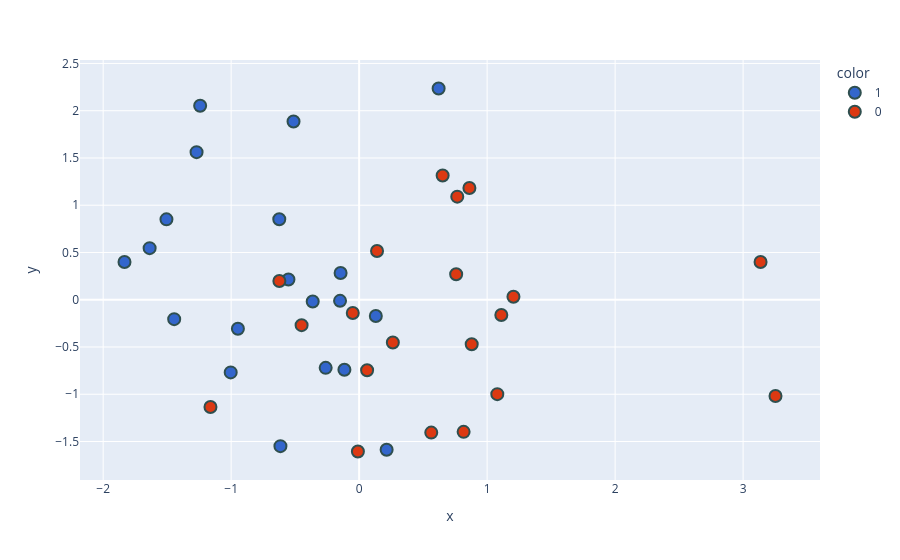

Write notebook code for a chart like this one.
### Code cell
new_df['target'] = new_df['target'].astype('str')
fig = px.scatter(x=new_df['PC1'],
                 y=new_df['PC2'],
                 color=new_df['target'],
                 color_discrete_sequence=px.colors.qualitative.G10
                )

fig.update_traces(marker=dict(size=12,
                              line=dict(width=2,
                                        color='DarkSlateGrey')),
                  selector=dict(mode='markers'))
fig.show()

### Figure 1 — Plotly figure (JSON) as saved in the notebook; plotly's stock layout.template omitted (floating-point values rounded to 4 significant figures)
{"data": [{"hovertemplate": "color=1<br>x=%{x}<br>y=%{y}<extra></extra>", "legendgroup": "1", "marker": {"color": "#3366CC", "line": {"color": "DarkSlateGrey", "width": 2}, "size": 12, "symbol": "circle"}, "mode": "markers", "name": "1", "orientation": "v", "showlegend": true, "type": "scatter", "x": [-0.1151, -0.5524, -0.3628, 0.1304, -0.624, -0.5127, -1.637, -1.27, -0.1449, -0.2615, -1.242, 0.2148, -1.445, -1.004, -0.1491, -1.833, -1.506, 0.621, -0.9472, -0.615], "xaxis": "x", "y": [-0.7403, 0.2138, -0.01837, -0.1723, 0.8516, 1.885, 0.5459, 1.562, 0.2824, -0.7206, 2.052, -1.587, -0.2052, -0.7687, -0.01151, 0.3993, 0.8504, 2.235, -0.3075, -1.549], "yaxis": "y"}, {"hovertemplate": "color=0<br>x=%{x}<br>y=%{y}<extra></extra>", "legendgroup": "0", "marker": {"color": "#DC3912", "line": {"color": "DarkSlateGrey", "width": 2}, "size": 12, "symbol": "circle"}, "mode": "markers", "name": "0", "orientation": "v", "showlegend": true, "type": "scatter", "x": [1.079, -0.009572, -0.6233, 1.206, 0.8163, 0.8616, 0.6524, 3.136, 0.1399, 1.111, 0.2633, 0.7581, 0.5635, -1.162, 0.06229, -0.4496, -0.0497, 0.8795, 0.7667, 3.253], "xaxis": "x", "y": [-0.9986, -1.606, 0.1977, 0.03185, -1.398, 1.183, 1.315, 0.3998, 0.5164, -0.1621, -0.453, 0.2704, -1.406, -1.134, -0.7458, -0.269, -0.1405, -0.4703, 1.091, -1.019], "yaxis": "y"}], "layout": {"legend": {"title": {"text": "color"}, "tracegroupgap": 0}, "margin": {"t": 60}, "xaxis": {"anchor": "y", "domain": [0, 1], "title": {"text": "x"}}, "yaxis": {"anchor": "x", "domain": [0, 1], "title": {"text": "y"}}}}
